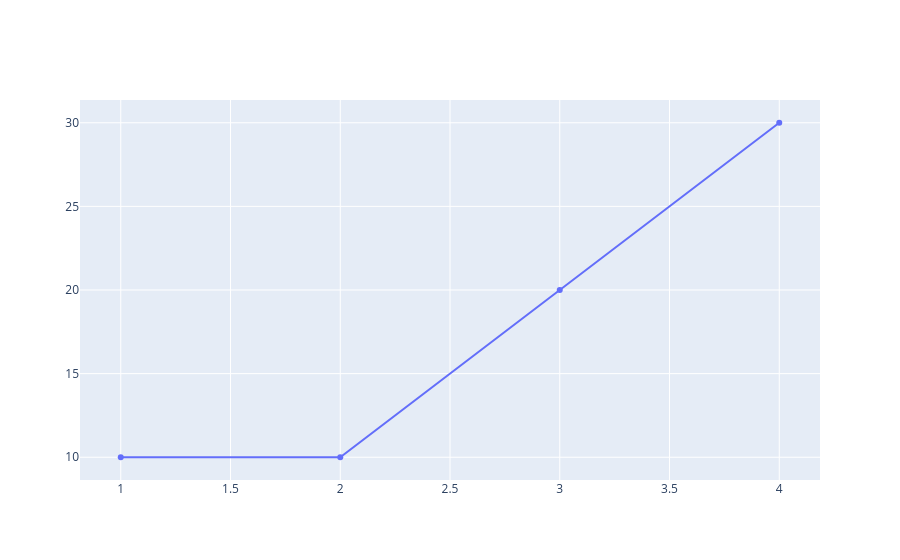

Notebook cell for this chart:
### Code cell
# lets go with go objects
import plotly.graph_objects as go
# create simple plot 

fig = go.Figure(data=go.Scatter(x=[1,2,3,4],y=[10,10,20,30]))
fig.show()

### Figure 1 — Plotly figure (JSON) as saved in the notebook; plotly's stock layout.template omitted (floating-point values rounded to 4 significant figures)
{"data": [{"type": "scatter", "x": [1, 2, 3, 4], "y": [10, 10, 20, 30]}], "layout": {}}
